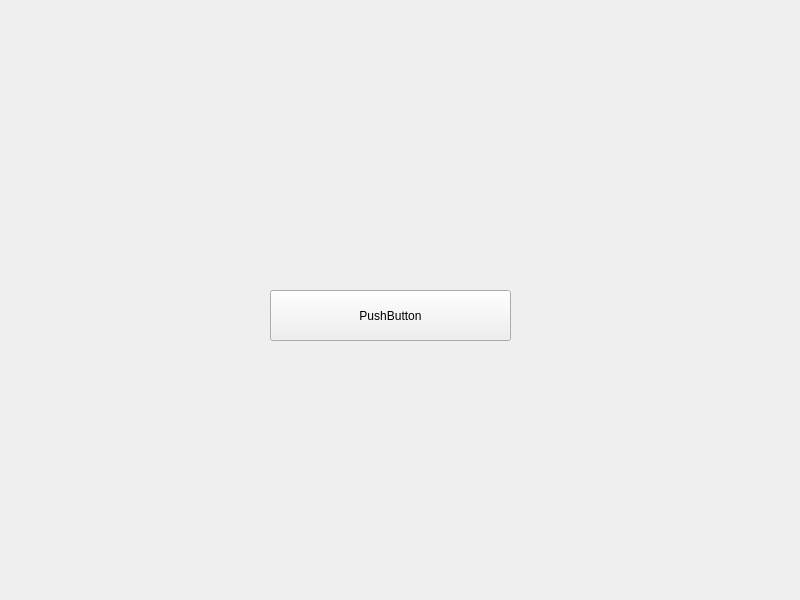
<?xml version="1.0" encoding="UTF-8"?>
<ui version="4.0">
 <class>Widget</class>
 <widget class="QWidget" name="Widget">
  <property name="geometry">
   <rect>
    <x>0</x>
    <y>0</y>
    <width>800</width>
    <height>600</height>
   </rect>
  </property>
  <property name="windowTitle">
   <string>Widget</string>
  </property>
  <widget class="QPushButton" name="pushButton">
   <property name="geometry">
    <rect>
     <x>270</x>
     <y>290</y>
     <width>241</width>
     <height>51</height>
    </rect>
   </property>
   <property name="text">
    <string>PushButton</string>
   </property>
  </widget>
 </widget>
 <resources/>
 <connections/>
</ui>
